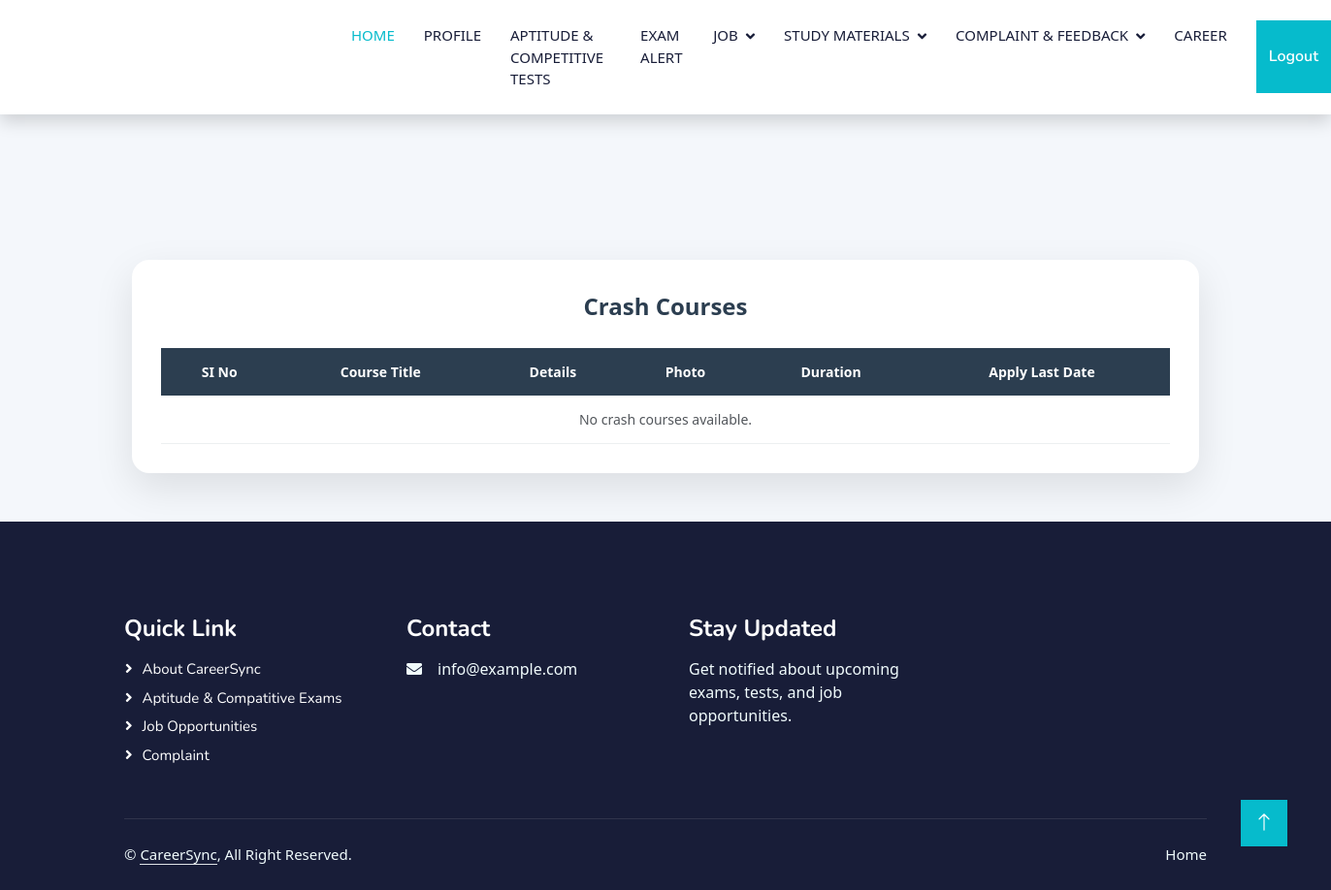
Page /User/Viewcourse/ on the earlier database version.
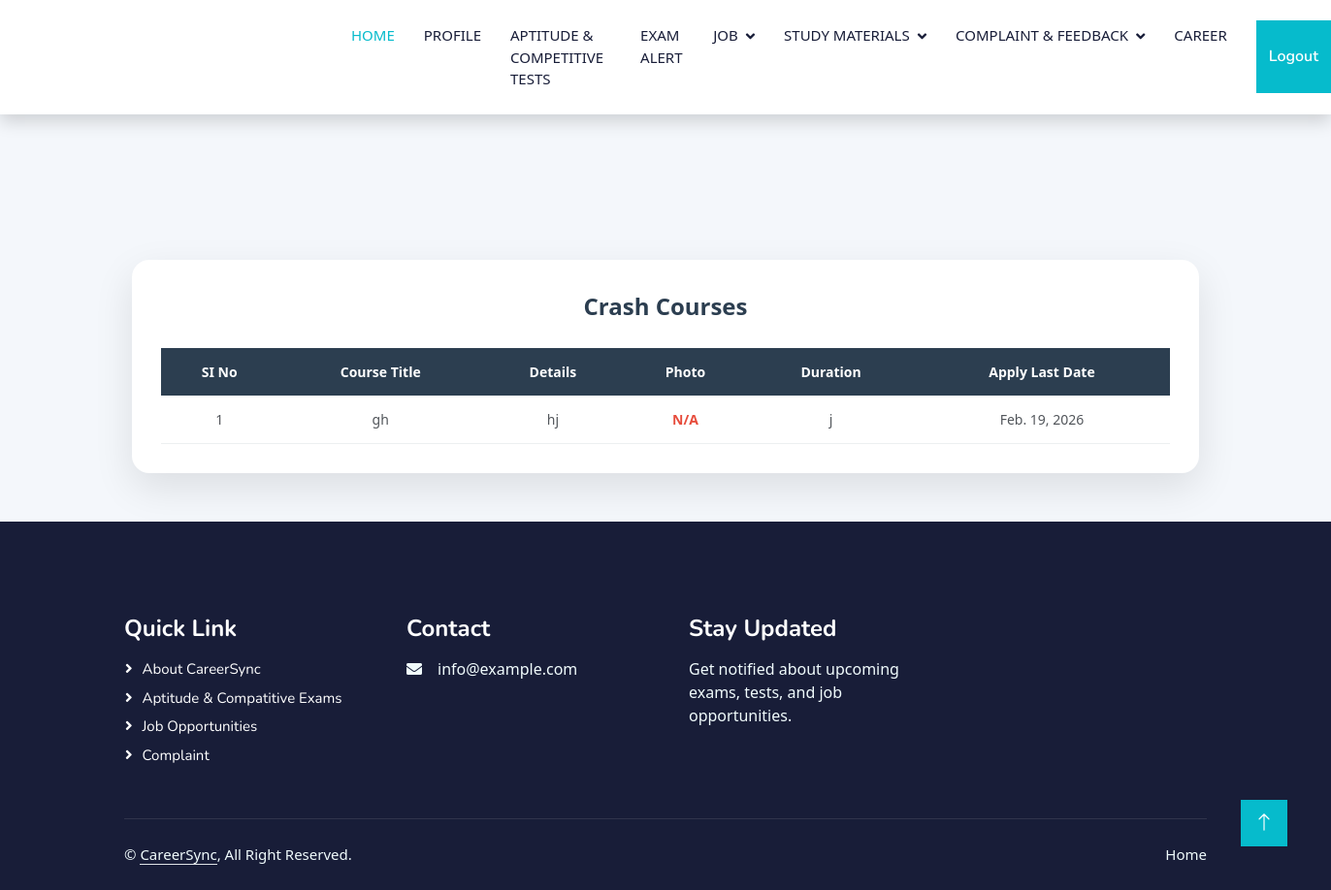
Same page on the later database version.
### Admin/models.py (models this page shows)
class tbl_crashcourse(models.Model):
    crashcourse_title=models.CharField(max_length=50)
    crashcourse_details=models.CharField(max_length=50)
    crashcourse_photo=models.FileField(upload_to="Assets/Admindoc/course/",null=True)
    crashcourse_duration=models.CharField(max_length=50)
    crashcourse_lastdate=models.DateField()

### User/views.py (the view)
# urls.py: path('Viewcourse/',views.Viewcourse,name="Viewcourse"),
def Viewcourse(request):
    course=tbl_crashcourse.objects.all()
    return render(request,"User/Viewcourse.html",{"course":course})

### User/Templates/User/Viewcourse.html (shortened to what this page needs)
{% extends 'User/Header.html' %}
{% block content %}
<div class="course-container">
    <div class="course-title">Crash Courses</div>
    <table class="course-table">
        <thead>
            <tr>
                <th>SI No</th>
                <th>Course Title</th>
                <th>Details</th>
                <th>Photo</th>
                <th>Duration</th>
                <th>Apply Last Date</th>
            </tr>
        </thead>
        <tbody>
            {% for i in course %}
            <tr>
                <td>{{ forloop.counter }}</td>
                <td>{{ i.crashcourse_title }}</td>
                <td>{{ i.crashcourse_details }}</td>
                <td>
                    {% if i.crashcource_photo %}
                        <img src="{{ i.crashcource_photo.url }}" alt="Course Photo">
                    {% else %}
                        <span class="no-image">N/A</span>
                    {% endif %}
                </td>
                <td>{{ i.crashcourse_duration }}</td>
                <td>{{ i.crashcourse_lastdate }}</td>
            </tr>
            {% empty %}
            <tr>
                <td colspan="6">No crash courses available.</td>
            </tr>
            {% endfor %}
        </tbody>
    </table>
</div>
{% endblock %}

Differences in the rows shown:
added tbl_crashcourse: crashcourse_title "gh", crashcourse_details "hj", crashcourse_duration "j", crashcourse_lastdate "Feb. 19, 2026"
Other differences:
text no longer shown: "No crash courses available."
